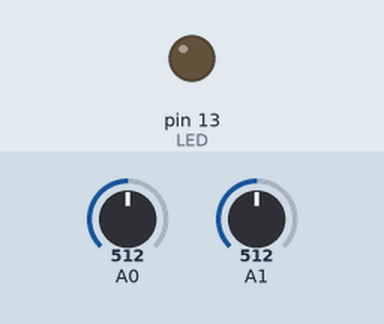
Simulated run of this sketch. Board: Arduino Uno, built with avr-gcc and run on an emulated ATmega328P. Parts: output pins drawn as LEDs (lit = HIGH). Inputs (shaded band) come from the test bench; at power-on: A0 = 512, A1 = 512.

Above: at 0.1 s.
At 29.4 s:
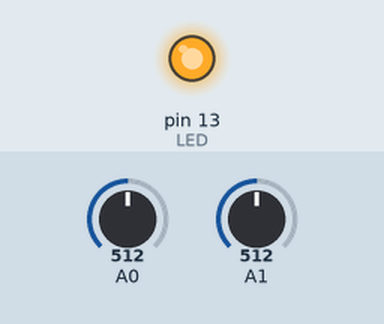
Timing chart, 0 to 30.9 s (numbered marks = the images above):
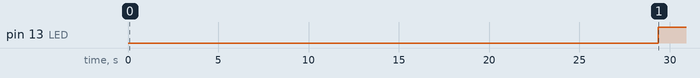

The sketch:

ReadTempLight_Timer_Blink.ino
```cpp
#include <avr/io.h>
#include <avr/interrupt.h>

int cont = 0;               //inicializacao da variavel que vai contar os overflows

ISR(TIMER1_OVF_vect){       //funcao que e chamada a cada overflow do TIMER1
  cont++;
}

int main (void){
  float steinhart;          //variavel responsavel por armazenar a temperatura
  float ldrLum;             //variavel responsavel por armazenar a taxa de luz
  uint16_t amostras[5];     //variavel para armazenar 5 leituras consecutivas para calculo de media
  float media;              //variavel para armazenar a media

  TCCR1B |= _BV(CS12);      //setando os bits CS12 e CS10 (clk/1024)
  TCCR1B |= _BV(CS10);
  TIMSK1 |= _BV(TOIE1);     //habilitando a interrupcao de overflow

  ADCSRA |= 0b10000111;     //setando o ADEN em 1 e o prescaler em 111 (ADPS1..0)
  DDRB |=_BV(DDB5);         //setando o pino B5 como saida (pino 13 no Arduino)

  sei();                    //ativando interrupcoes
  while(true){
    for(uint8_t i = 0; i<5; i++){
      ADMUX &= 0;                                   //zerando ADMUX
      ADMUX |= 0b01000000;                          //setando o AREF para 5V e setando MUX3..0 para ler o ADC0 (A0 no Arduino)
      ADCSRA |= 0b01000000;                         //iniciando a conversao (ADSC = 1)
      while(!(ADCSRA & 0b00010000));                //esperando pelo ADIF = 1
      amostras[i] = ADC;                            //armazenando o resultado
    }

    media = 0;
    for(uint8_t i = 0; i<5; i++){                   //tirando a media dos valores
      media += amostras[i];
    }
    media /= 5;

    ldrLum = media;                                 //convertendo de nivel para "lumens"
    ldrLum = 4*ldrLum + 1000;

    for(uint8_t i = 0; i<5; i++){
      ADMUX &= 0;                                   //zerando ADMUX
      ADMUX |= 0b01000001;                          //setando o AREF para 5V e setando MUX3..0 para ler o ADC1 (A1 no Arduino)
      ADCSRA |= 0b01000000;                         //iniciando a conversao (ADSC = 1)
      while(!(ADCSRA & 0b00010000));                //esperando pelo ADIF = 1
      amostras[i] = ADC;                            //armazenando o resultado
    }

    media = 0;
    for(uint8_t i = 0; i<5; i++){                   //tirando a media dos valores
      media += amostras[i];
    }
    media /= 5;

    media = 1023 / media -1;                        //obtendo a resistencia medida pelo sensor
    media = 4700 / media;

    steinhart = media / 4700;                       //realizando o calculo de conversao de resistencia em graus celsius
    steinhart = log(steinhart);
    steinhart /= 3950;
    steinhart += 1.0 / (25 + 273.15);
    steinhart = 1.0 / steinhart;
    steinhart -= 273.15;

    if((ldrLum >= 3500 && steinhart >= 25) || cont >= 7)      //condicao de acionamento do LED
      PORTB |= _BV(PORTB5);                                   //acionando o LED no pino B5
    else
      PORTB &= ~_BV(PORTB5);                                  //desligando o LED no pino B5
  }
}
```

Measured:
- by itself, pin 13 (LED): LOW → HIGH at 29.4 s
